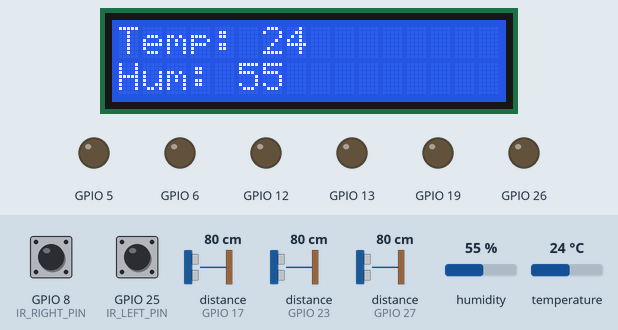
Recording of a program running on a simulated Raspberry Pi (BCM pin numbers). Shown: 16×2 character LCD, output pins drawn as LEDs (lit = HIGH). Inputs (shaded band) come from the test bench; at power-on: distance to the obstacle (sensors on GPIO 17, GPIO 23, GPIO 27) 80 cm, humidity 55 %, temperature 24 °C, GPIO 8 (IR_RIGHT_PIN) LOW, GPIO 25 (IR_LEFT_PIN) LOW. The echo pulse lasts 58.3 µs per cm; the clock reads 2024-03-15 10:24:30 at power-on unless the program sets it; pins used as bus, display or sensor lines are not drawn.

Above: at 1.2 s.
1.3 s: distance to the obstacle (sensor on GPIO 17) set to 22 cm
8.8 s: distance to the obstacle (sensor on GPIO 17) set to 17 cm
At 14.9 s:
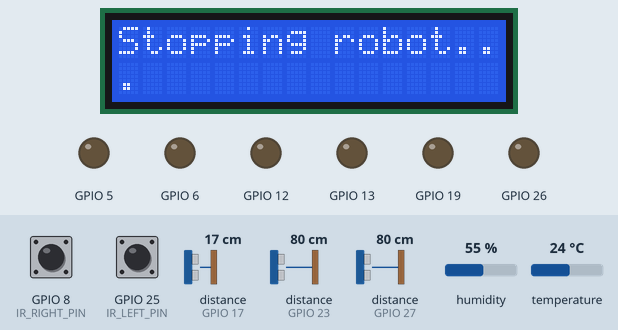
22.8 s: humidity set to 22 %
At 24.2 s:
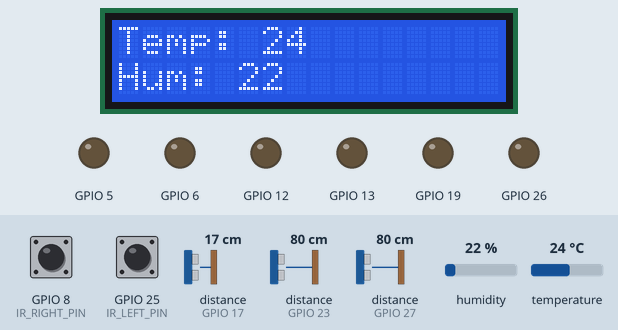
30.3 s: temperature set to 12 °C
At 31.8 s:
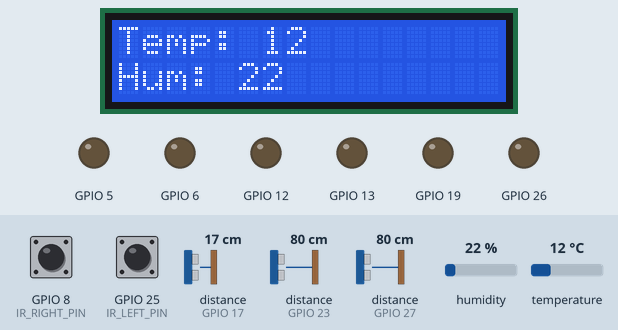
37.8 s: humidity set to 40 %
At 39.5 s:
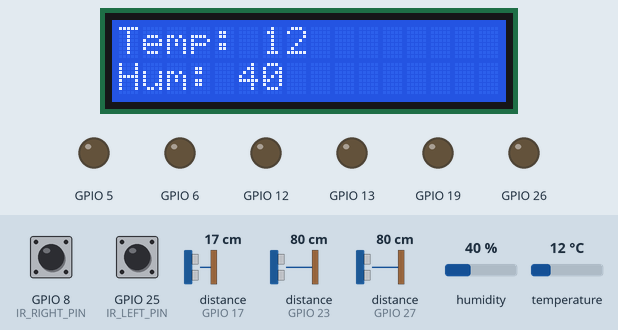
45.3 s: temperature set to 19 °C
At 47.1 s:
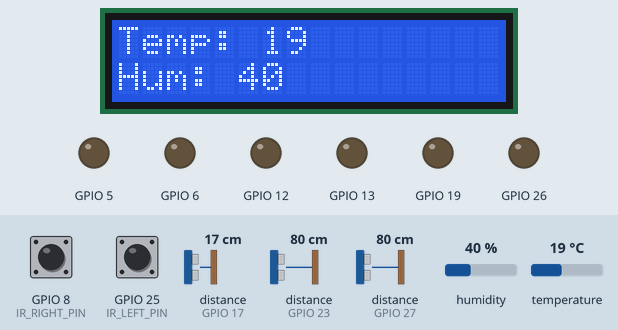
Timing chart, 0 to 48.6 s (numbered marks = the images above; inputs shaded):
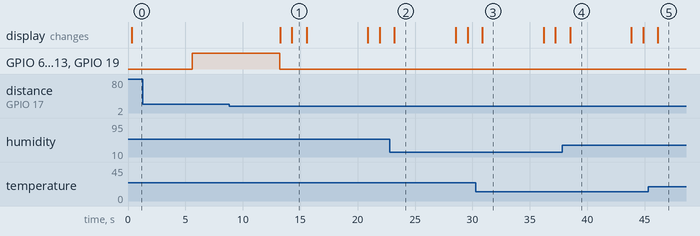

Measured:
- the behaviour switches between 20 and 19 cm on distance to the obstacle (sensor on GPIO 17) (found by bisection; images 0 and 1)
- after the input at 8.8 s, GPIO 6, GPIO 12, GPIO 13, GPIO 19: HIGH → LOW after 4.4 s; the display: first changes after 4.4 s (image 1 shows a later state)
- what the display in image 1 shows lasts 1.3 s, from 14.3 s to 15.6 s
- what the display in image 2 shows lasts 5.3 s, from 23.2 s to 28.5 s

The program:

VoitureLigne.py
```python
from RPLCD.i2c import CharLCD
import RPi.GPIO as GPIO
import time
import board
import adafruit_dht
import requests

# Motor pins
ENA = 12
ENB = 13
IN1 = 19
IN2 = 26
IN3 = 6
IN4 = 5

# RADAR pins
ECHO_A = 17
TRIG_A = 18
ECHO_D = 27
TRIG_D = 22
ECHO_G = 23
TRIG_G = 24

# IR Sensor pins (assuming two IR sensors for line detection)
IR_LEFT_PIN = 25  # Left IR sensor
IR_RIGHT_PIN = 8  # Right IR sensor

# DHT11
sensor = adafruit_dht.DHT11(board.D4)

# LCD
lcd = CharLCD(i2c_expander='PCF8574', address=0x27, port=1, cols=16, rows=2, dotsize=8)
lcd.clear()

# Group motor and radar pins
motors = [[ENA, IN1, IN2], [ENB, IN3, IN4]]
radars = [[ECHO_A, TRIG_A], [ECHO_D, TRIG_D], [ECHO_G, TRIG_G]]

# Setup GPIO
GPIO.setmode(GPIO.BCM)
GPIO.setwarnings(False)

# Setup motor pins
for motor in motors:
    GPIO.setup(motor[0], GPIO.OUT)  # ENA and ENB
    GPIO.setup(motor[1], GPIO.OUT)  # IN1, IN3
    GPIO.setup(motor[2], GPIO.OUT)  # IN2, IN4

# Setup radar pins
for radar in radars:
    GPIO.setup(radar[0], GPIO.IN)  # ECHO pins
    GPIO.setup(radar[1], GPIO.OUT)  # TRIG pins

# Setup IR sensor pins
GPIO.setup(IR_LEFT_PIN, GPIO.IN)  # Left IR sensor
GPIO.setup(IR_RIGHT_PIN, GPIO.IN)  # Right IR sensor

# Initialize PWM for motors
M0_PWM = GPIO.PWM(motors[0][0], 50)  # 50 Hz
M1_PWM = GPIO.PWM(motors[1][0], 50)  # 50 Hz

M0_PWM.start(0)
M1_PWM.start(0)

def measure_distance(echo, trig):
    """Measure the distance in cm using ultrasonic sensor."""
    GPIO.output(trig, True)
    time.sleep(0.00001)
    GPIO.output(trig, False)

    start_time = time.time()
    stop_time = time.time()

    while GPIO.input(echo) == 0:
        start_time = time.time()

    while GPIO.input(echo) == 1:
        stop_time = time.time()

    elapsed_time = stop_time - start_time
    distance = (elapsed_time * 34300) / 2  # Speed of sound = 34300 cm/s
    return distance

def marche_avant(M0_PWM, M1_PWM, motors):
    for m in motors:
        GPIO.output(m[1], 1)
        GPIO.output(m[2], 0)
    M0_PWM.ChangeDutyCycle(100)
    M1_PWM.ChangeDutyCycle(100)

def marche_arriere(M0_PWM, M1_PWM, motors):
    for m in motors:
        GPIO.output(m[2], 1)
        GPIO.output(m[1], 0)
    M0_PWM.ChangeDutyCycle(100)
    M1_PWM.ChangeDutyCycle(100)

def devier_gauche(M0_PWM, M1_PWM, motors):
    marche_avant(M0_PWM, M1_PWM, motors)
    M1_PWM.ChangeDutyCycle(50)
    time.sleep(0.5)
    M1_PWM.ChangeDutyCycle(100)

def devier_droite(M0_PWM, M1_PWM, motors):
    marche_avant(M0_PWM, M1_PWM, motors)
    M0_PWM.ChangeDutyCycle(50)
    time.sleep(0.5)
    M0_PWM.ChangeDutyCycle(100)

def stop_motors(M0_PWM, M1_PWM, motors):
    for m in motors:
        GPIO.output(m[1], 0)
        GPIO.output(m[2], 0)
    M0_PWM.ChangeDutyCycle(0)
    M1_PWM.ChangeDutyCycle(0)

def line_follow():
    """Line-following logic using IR sensors."""
    left_ir = GPIO.input(IR_LEFT_PIN)
    right_ir = GPIO.input(IR_RIGHT_PIN)

    if left_ir == 0 and right_ir == 0:
        # Both sensors are on the line, move straight ahead
        marche_avant(M0_PWM, M1_PWM, motors)
    elif left_ir == 0 and right_ir == 1:
        # Left sensor on the line, turn right
        devier_droite(M0_PWM, M1_PWM, motors)
    elif left_ir == 1 and right_ir == 0:
        # Right sensor on the line, turn left
        devier_gauche(M0_PWM, M1_PWM, motors)
    else:
        # Both sensors off the line, stop
        stop_motors(M0_PWM, M1_PWM, motors)

def adjust_direction(left_distance, right_distance):
    if left_distance < 10 and right_distance > 10:  # Example condition
        devier_droite(M0_PWM, M1_PWM, motors)  # Turn right
    elif right_distance < 10 and left_distance > 10:  # Example condition
        devier_gauche(M0_PWM, M1_PWM, motors)  # Turn left

while True:
    try:
        # Get temperature and humidity from the sensor
        temp = sensor.temperature
        humidity = sensor.humidity

        for i in range(10):
            lcd.clear()
            lcd.write_string("Temp: " + str(temp) + "\n\r")
            lcd.write_string("Hum: " + str(humidity))
            time.sleep(0.5)

        # Measure the front distance
        front_distance = measure_distance(radars[0][0],radars[0][1])

        # If there's an obstacle too close in front, stop the robot
        if front_distance < 20:  # 10 cm threshold
            stop_motors(M0_PWM, M1_PWM, motors)
            lcd.clear()
            lcd.write_string("Obstacle detected!")
            time.sleep(1)
            lcd.clear()
            lcd.write_string("Stopping robot...")
            time.sleep(1)
            continue  # Skip the rest of the loop until user decides to move again

        # Follow the line using IR sensors
        line_follow()

        right_distance = measure_distance(radars[1][0],radars[1][1])
        left_distance = measure_distance(radars[2][0],radars[2][1])

        # Call the adjust_direction function to avoid obstacles
        adjust_direction(left_distance, right_distance)

    except RuntimeError as error:
        print(error.args[0])  # Sensor error
        time.sleep(2.0)
        continue
    except Exception as error:
        sensor.exit()
        stop_motors(M0_PWM, M1_PWM, motors)
        M0_PWM.stop()
        M1_PWM.stop()
        lcd.clear()
        lcd.exit()
        raise error

    # Wait before reading again
    time.sleep(2.0)
```
